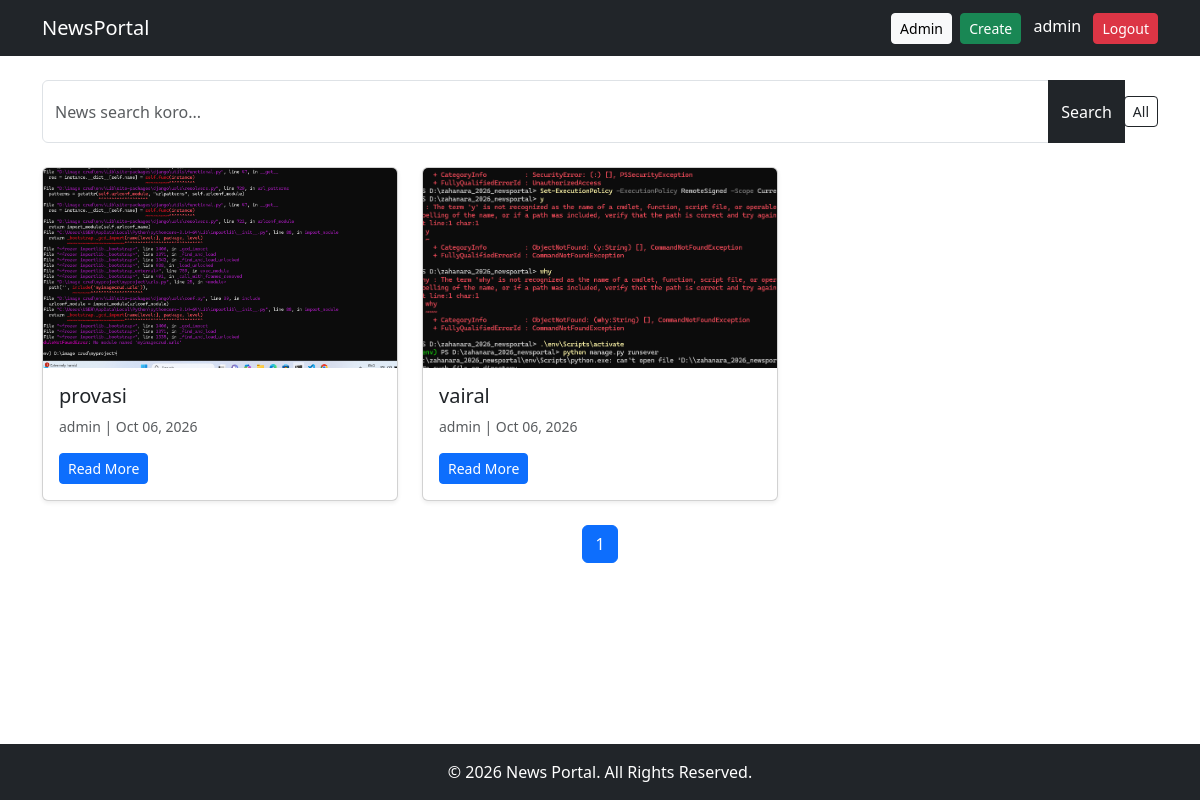
The app's page / (signed in) with its own data.
### newsApp/models.py (models this page shows, shortened)
class News(models.Model):
    title = models.CharField(max_length=200)
    content = models.TextField()
    thumbnail = models.ImageField(upload_to='news_thumbnails/')
    published_date = models.DateTimeField(auto_now_add=True)
    author = models.ForeignKey(User, on_delete=models.CASCADE)
    class Meta:
        ordering = ['-published_date']
        verbose_name_plural = "News"

### newsApp/views.py (the view)
# urls.py: path('', views.home, name='home'),
def home(request):
    query = request.GET.get('q', '')
    cat_id = request.GET.get('category')
    news_list = News.objects.all().order_by('-published_date')
    categories = Category.objects.all()
    if query:
        news_list = news_list.filter(
            Q(title__icontains=query) | Q(content__icontains=query)
        )
    if cat_id:
        news_list = news_list.filter(category__id=cat_id)
    paginator = Paginator(news_list, 6)
    page_obj = paginator.get_page(request.GET.get('page'))
    return render(request, 'home.html', {
        'page_obj': page_obj,
        'query': query,
        'categories': categories
    })

### templates/home.html (shortened to what this page needs)
{% extends 'master/base.html' %}
{% block content %}
<form method="get" class="mb-4">
  <div class="input-group">
    <input type="text" name="q" value="{{ query }}" class="form-control" placeholder="News search koro...">
    <button class="btn btn-dark" type="submit">Search</button>
    <div class="my-3">
      <a href="{% url 'home' %}" class="btn btn-sm btn-outline-dark">All</a>
    </div>
  </div>
</form>
<div class="row">
  {% for news in page_obj %}
  <div class="col-md-4 mb-4">
    <div class="card h-100 shadow-sm">
      {% if news.thumbnail %}
      <img src="{{ news.thumbnail.url }}" class="card-img-top" style="height:200px; object-fit:cover;">
      {% endif %}
      <div class="card-body">
        <h5>{{ news.title }}</h5>
        <p class="text-muted small">{{ news.author }} | {{ news.published_date|date:"M d, Y" }}</p>
        <a href="{% url 'news_detail' news.pk %}" class="btn btn-primary btn-sm">Read More</a>
      </div>
    </div>
  </div>
  {% endfor %}
</div>
<nav>
  <ul class="pagination justify-content-center">
    {% for num in page_obj.paginator.page_range %}
    <li class="page-item {% if page_obj.number == num %}active{% endif %}"><a class="page-link"
        href="?page={{ num }}{% if query %}&q={{ query }}{% endif %}">{{ num }}</a></li>
    {% endfor %}
  </ul>
</nav>
{% endblock %}

### templates/master/nav.html (shortened to what this page needs)
<nav class="navbar navbar-dark bg-dark navbar-expand-lg">
  <div class="container">
    <a class="navbar-brand" href="{% url 'home' %}">NewsPortal</a>
    <div class="ms-auto">
      <a href="/admin/" class="btn btn-sm btn-light">Admin</a>
      {% if user.is_authenticated %}
        <a href="{% url 'news_create' %}" class="btn btn-sm btn-success ms-1">Create</a>
        <span class="text-white mx-2">{{ user.username }}</span>
        <form action="{% url 'logout' %}" method="post" class="d-inline">
            <button type="submit" class="btn btn-sm btn-danger">Logout</button>
        </form>
      {% else %}
        <a href="{% url 'login' %}" class="btn btn-sm btn-primary ms-1">Login</a>
        <a href="{% url 'register' %}" class="btn btn-sm btn-warning ms-1">Register</a>
      {% endif %}
    </div>
  </div>
</nav>

### records on screen
News: thumbnail (picture), title "provasi", author "admin", published_date "Oct 06, 2026"
News: thumbnail (picture), title "vairal", author "admin", published_date "Oct 06, 2026"

### other values on screen
{{ user.username }} "admin"
{{ num }} "1"
